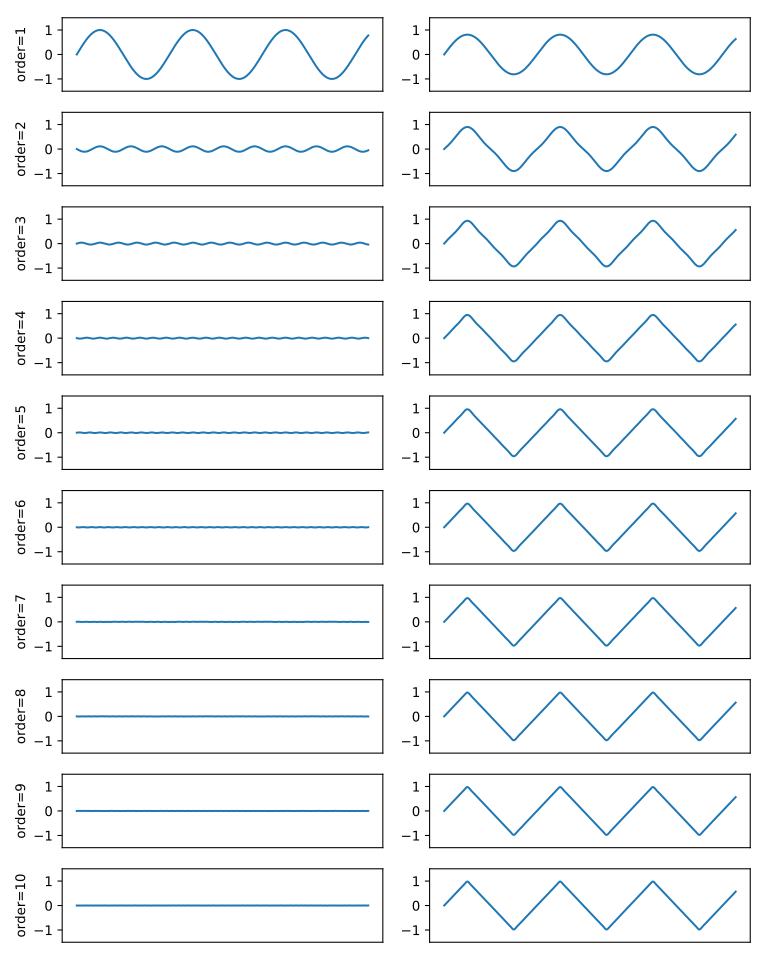

Python code for this plot:
from __future__ import division

from numpy import linspace, sin, pi
import matplotlib.pyplot as plt

mainfig = plt.figure(figsize=(8, 10))
t = linspace(0, pi, 500)

for p, order in enumerate(range(0, 10)):
    d = [
        (-1)**k *
        sin(2 * pi * (2 * k + 1) * t) /
        (2 * k + 1)**2
        for k in range(0, (order+1))
    ]

    ax = mainfig.add_subplot(10, 2, (2 * p)+1)
    ax.set_ylabel('order=%d' % (order+1))
    ax.yaxis.set_ticks([-2, -1, 0, 1, 2])
    ax.xaxis.set_ticks([])
    ax.set_autoscaley_on(False)
    ax.set_ylim([-1.5, 1.5])
    ax.plot(d[-1])

    d = (8/(pi**2)) * sum(d)
    ax = mainfig.add_subplot(10, 2, (2*p)+2)
    ax.yaxis.set_ticks([-2, -1, 0, 1, 2])
    ax.xaxis.set_ticks([])
    ax.set_autoscaley_on(False)
    ax.set_ylim([-1.5, 1.5])
    ax.plot(d)

mainfig.tight_layout()
mainfig.savefig('triangle-steps.svg')
